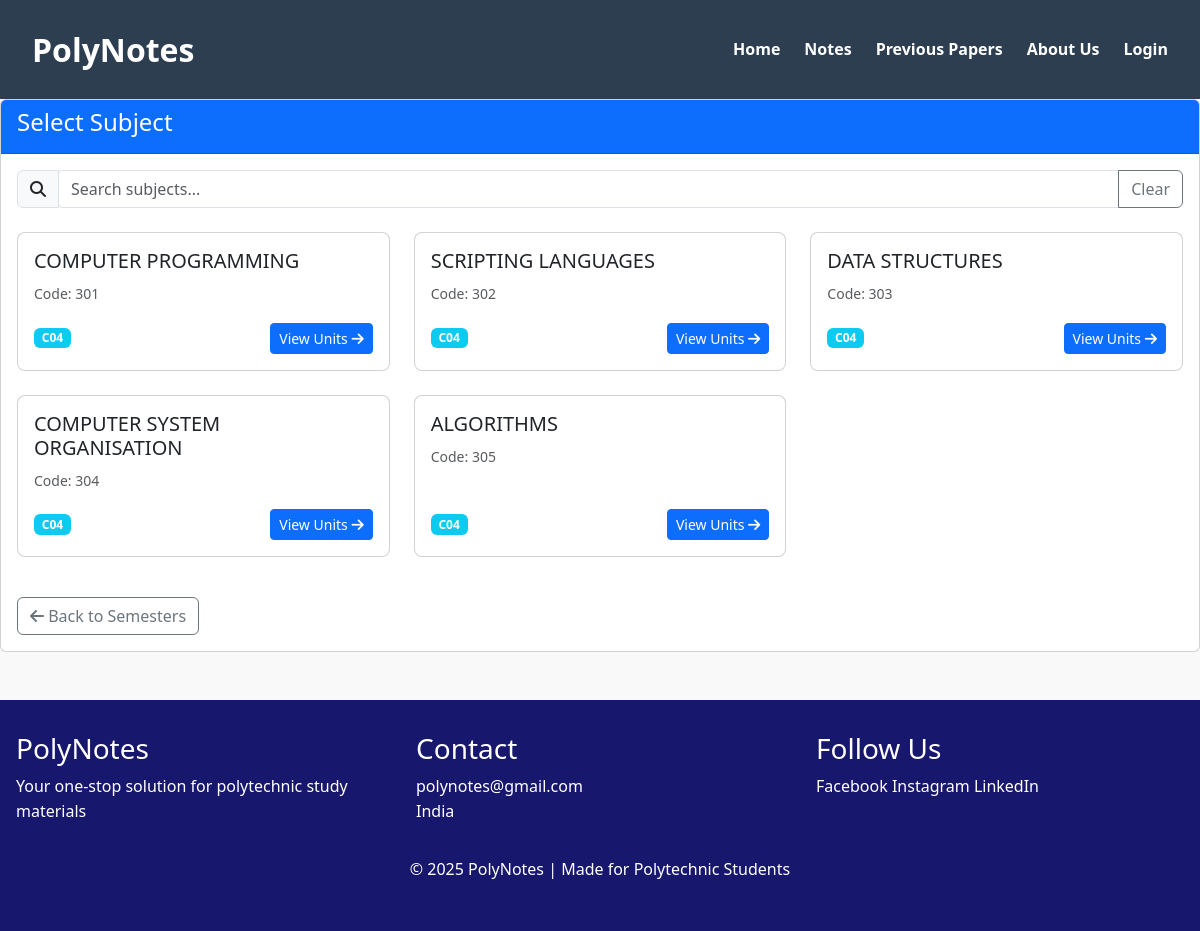
The app's page /notes/1/2/8/subject/ with its own data.
### notes_app/models.py (models this page shows, shortened)
class Subject(models.Model):
    name = models.CharField(max_length=200)
    code = models.CharField(max_length=20)
    semester = models.ForeignKey(Semester, on_delete=models.CASCADE)
    branch = models.ForeignKey(Branch, on_delete=models.CASCADE)
    language = models.ForeignKey(Language, on_delete=models.CASCADE, null=True, blank=True)

class Branch(models.Model):
    name = models.CharField(max_length=100)
    code = models.CharField(max_length=10)
    language = models.ForeignKey(Language, on_delete=models.CASCADE, null=True, blank=True)

### notes_app/views.py (the view)
# urls.py: path('notes/<int:language_id>/<int:branch_id>/<int:semester_id>/subject/', views.select_subject, name='select_subject'),
def select_subject(request, language_id, branch_id, semester_id):
    semester = get_object_or_404(Semester, pk=semester_id, language_id=language_id)
    subjects = Subject.objects.filter(
        semester=semester, branch_id=branch_id, language_id=language_id
    )
    return render(request, 'notes_app/notes/subject.html', {
        'subjects': subjects,
        'language_id': language_id,
        'branch_id': branch_id,
        'semester_id': semester_id
    })

### notes_app/templates/notes_app/notes/subject.html (shortened to what this page needs)
{% extends 'notes_app/base.html' %}
{% block content %}
<div class="card">
    <div class="card-header bg-primary text-white">
        <h4>Select Subject</h4>
    </div>
    <div class="card-body">
        <div class="mb-4">
            <div class="input-group">
                <span class="input-group-text">
                    <i class="fas fa-search"></i>
                </span>
                <input type="text" class="form-control" id="subjectSearch" placeholder="Search subjects...">
                <button class="btn btn-outline-secondary" type="button" id="clearSearch">
                    Clear
                </button>
            </div>
        </div>
        <div class="row" id="subjectContainer">
            {% for subject in subjects %}
            <div class="col-md-4 mb-4 subject-card">
                <div class="card h-100">
                    <div class="card-body">
                        <h5 class="card-title">{{ subject.name }}</h5>
                        <p class="card-text text-muted">
                            <small>Code: {{ subject.code }}</small>
                        </p>
                        <div class="d-flex justify-content-between align-items-center">
                            <span class="badge bg-info">
                                {{ subject.branch.code }}
                            </span>
                            <a href="{% url 'select_unit' language_id branch_id semester_id subject.id %}"
                               class="btn btn-sm btn-primary">
                                View Units <i class="fas fa-arrow-right"></i>
                            </a>
                        </div>
                    </div>
                </div>
            </div>
            {% empty %}
            <div class="col-12">
                <div class="alert alert-warning">
                    No subjects available for Semester {{ semester.number }}. Please contact admin.
                </div>
            </div>
            {% endfor %}
        </div>
        <div class="mt-3">
            <a href="{% url 'select_semester' language_id branch_id %}"
               class="btn btn-outline-secondary">
                <i class="fas fa-arrow-left"></i> Back to Semesters
            </a>
        </div>
    </div>
</div>
{% endblock %}

### notes_app/templates/notes_app/base.html (style rules this page uses)
:root { --primary: #3498db; --secondary: #2c3e50; --accent: #e74c3c; --light: #ecf0f1; --dark: #2c3e50; }
* { margin: 0; padding: 0; box-sizing: border-box; }
body { font-family: 'Segoe UI', Tahoma, Geneva, Verdana, sans-serif; line-height: 1.6; color: #333; background-color: #f9f9f9; }
a { text-decoration: none; color: inherit; }

### notes_app/templates/notes_app/notes/subject.html (style rules this page uses)
.subject-card .card { transition: transform 0.3s ease, box-shadow 0.3s ease; border-radius: 8px; overflow: hidden; }
.subject-card .card-body { display: flex; flex-direction: column; height: 100%; }
.subject-card .card-text { flex-grow: 1; }
#subjectSearch { border-radius: 0.25rem 0 0 0.25rem; }

### records on screen
Subject: name "COMPUTER PROGRAMMING", code "301", branch.code "C04"
Subject: name "SCRIPTING LANGUAGES", code "302", branch.code "C04"
Subject: name "DATA STRUCTURES", code "303", branch.code "C04"
Subject: name "COMPUTER SYSTEM ORGANISATION", code "304", branch.code "C04"
Subject: name "ALGORITHMS", code "305", branch.code "C04"
